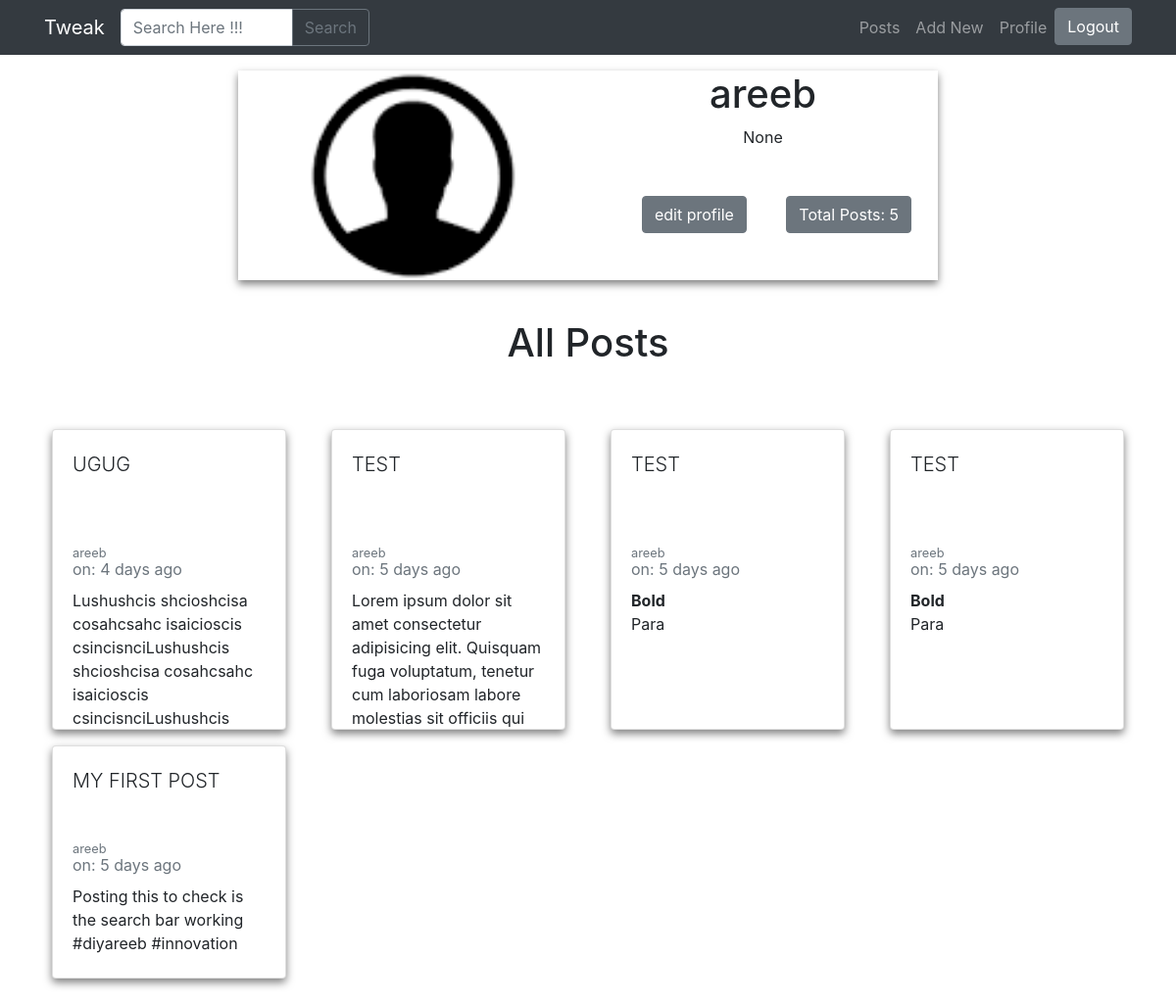
Screenshot of /profile/areeb (signed in) with the database file from the repository.
### app.py (models this page shows)
class User(UserMixin, db.Model):
    id = db.Column(db.Integer, primary_key=True)
    username = db.Column(db.String(15), unique=True)
    email = db.Column(db.String(50), unique=True)
    password = db.Column(db.String(80))
    admin = db.Column(db.Boolean, unique=False, default=False)
    profile_picture = db.Column(db.String(70), nullable=False, default='url_for(\'static\',filename=\'default.png\')')
    about = db.Column(db.String(120), unique=False)
    def __repr__(self):
        return (self.username)

class Posts(db.Model):
    id = db.Column(db.Integer, primary_key=True)
    post_id = db.Column(db.String(30), nullable=False)
    post_by = db.Column(db.String(15), nullable=False)
    post_title = db.Column(db.String(80), nullable=False)
    post_body = db.Column(db.String(25000), nullable=False)
    post_created = db.Column(db.DateTime, default = datetime.utcnow)

### app.py (the view, shortened to what this page needs)
@app.route('/profile/<string:pro>')
@login_required
def dashboard(pro):
    user = User.query.filter_by(username=pro).first()
    posts = Posts.query.filter_by(post_by=pro).order_by(desc(Posts.post_created)).all()
    Total = Posts.query.filter_by(post_by=pro).order_by(Posts.post_created).count()
    if (user):
        image_file = user.profile_picture
        currentuser = User.query.filter_by(username=pro).one()
        return render_template('profile.html',
                                total=Total,
                                posts=posts,
                                admin=current_user.admin,
                                image_file = image_file,
                                name = str(current_user.username),
                                profile = str(currentuser),
                                about=user.about
                                )

### app.py (called while the page is built)
@login_manager.user_loader
def load_user(user_id):
    return User.query.get(int(user_id))

### filters.py (called while the page is built)
def datetimeformat(date_str):
    dt = arrow.get(date_str)
    return dt.humanize()

### templates/profile.html (shortened to what this page needs)
{% extends "base.html" %}
{% block nav %}
<li>
<a href="{{ url_for('logout') }}">
  <button type="button" class="btn btn-secondary d-flex nav-item">Logout</button>
</a>
</li>
{% endblock %}
{% block body %}
<div class="container mt-16 mb-24 ">
      <div class="row">
        <div class="col-lg-8 mx-auto d-lg-block d-md-none d-none">
          <div class="h-auto m-2 w-auto text-center" style=" box-shadow: 0 4px 8px 0 rgba(0, 0, 0, 0.5);">
            <div class="container flow-root ">
              <div class="row">
                <div class="col-lg-6 p-0">
                  <div class="inline-block w-full h-full content-center object-cover relative" style=" background-color: black;">
                    <img src="{{ image_file }}" alt="{{ profile }}" class="absolute top-0 left-0 w-full h-full object-cover">
                  </div>
                </div>
                <div class="col-lg-6">
                  <div class="text-center w-full inline-block">
                    <h1>{{ profile }}</h1>
                    <p class="mx-1" >{{ about }}</p>
                    {% if name == profile %}
                    <p><a href="{{ url_for('update',idp=current_user.username) }}">
                      <button class="btn btn-secondary m-8">edit profile</button></a>
                      <button class="btn btn-secondary m-1">Total Posts: {{ total }}</button>
                    </p>
                      {% else %}
                        <p>
                          <button class="btn btn-secondary m-8">Total Posts: {{ total }}</button>
                        </p>
                    {% endif %}
                  </div>
                </div>
              </div>
            </div>
          </div>
        </div>
      </div>
      <div class="row mt-8">
        <div class="col-12 text-center">
          <h1 class="mx-auto">All Posts</h1>
        </div>
      </div>
    <div class="row mt-4">
        {% if posts|length < 1 %}
        <h2 class="text-center">Nothing Posted Yet</h2>
        {% else %}
        {% for post in posts %}
        <div class="col-lg-3 col-md-4 mt-3">
          <a href="{{ url_for('post', postid=post.post_id) }}">
            <div class="card h-100 m-2 mb-3 mt-3" style="box-shadow: 0 4px 8px 0 rgba(0, 0, 0, 0.5); ">
              <div class="card-body">
                <p class="card-title text-uppercase lead" style="overflow: hidden; position: relative; height: 30%;  max-height: 15ch;">
                  {{ post.post_title }}
                </p>
                <small class="card-subtitle mb-2 text-muted">{{ post.post_by }}</small>
                <p class="card-subtitle mb-2 text-muted">on: {{ post.post_created | datetimeformat }}</p>
                <div class="card-text" style="overflow: hidden;  max-height: 14ch;"> {{ post.post_body | safe }} </div>
              </div>
            </div>
          </a>
        </div>
        {% endfor %}
        {% endif %}
    </div>
  </div>
{% endblock %}

### templates/base.html (shortened to what this page needs)
<!DOCTYPE html>
<html lang="en">
<head>
    <link href="https://unpkg.com/tailwindcss@^1.0/dist/tailwind.min.css" rel="stylesheet">
    <link rel="stylesheet" href="https://stackpath.bootstrapcdn.com/bootstrap/4.5.0/css/bootstrap.min.css">
</head>
<body>
 <nav class="navbar navbar-expand-lg navbar-dark bg-dark fixed-top" style="z-index:5;">
    <div class="container" >
      <a class="navbar-brand">Tweak</a>
      <form class="form mx-auto" action="/search" method="POST">
          <div class="input-group">
            <input type="text" name="search" autocomplete="off" id="livebox" class="form-control col-lg-6" placeholder="Search Here !!!">
            <div class="input-group-append">
              <button class="btn btn-outline-secondary" type="submit">Search</button>
            </div>
          </div>
      </form>
      <div class="collapse navbar-collapse" id="navbarResponsive">
        <ul class="navbar-nav ml-auto">
          <li class="nav-item">
            <a class="nav-link" href="{{ url_for('posts') }}">Posts</a>
          </li>
          <li class="nav-item">
            <a class="nav-link" href="{{ url_for('addpost') }}">Add New</a>
          </li>
          <li class="nav-item">
            <a class="nav-link" href="{{ url_for('dashboard',pro=current_user.username) }}">Profile
            </a>
          </li>
          {% block nav %} {% endblock %}
        </ul>
      </div>
    </div>
    </nav>
    {% block body %} {% endblock %}
  </body>
</html>

### templates/base.html (style rules this page uses)
a, a:hover, a:focus, a:active { text-decoration: none; color: inherit; }

### rows the page displays
User: profile_picture (placeholder picture), username "areeb"
Posts: post_title "UGUG", post_by "areeb", post_created "4 days ago", post_body "Lushushcis shcioshcisa cosahcsahc isaicioscis csincisnciLushushcis shcioshcisa cosahcsahc isaicioscis csincisnciLushushcis…"
Posts: post_title "TEST", post_by "areeb", post_created "5 days ago", post_body "Lorem ipsum dolor sit amet consectetur adipisicing elit. Quisquam fuga voluptatum, tenetur cum laboriosam labore molestias sit officiis qui…"
Posts: post_title "TEST", post_by "areeb", post_created "5 days ago", post_body "Bold Para"
Posts: post_title "TEST", post_by "areeb", post_created "5 days ago", post_body "Bold Para"
Posts: post_title "MY FIRST POST", post_by "areeb", post_created "5 days ago", post_body "Posting this to check is the search bar working #diyareeb #innovation"

### other values shown
{{ about }} "None"
{{ total }} "5"
